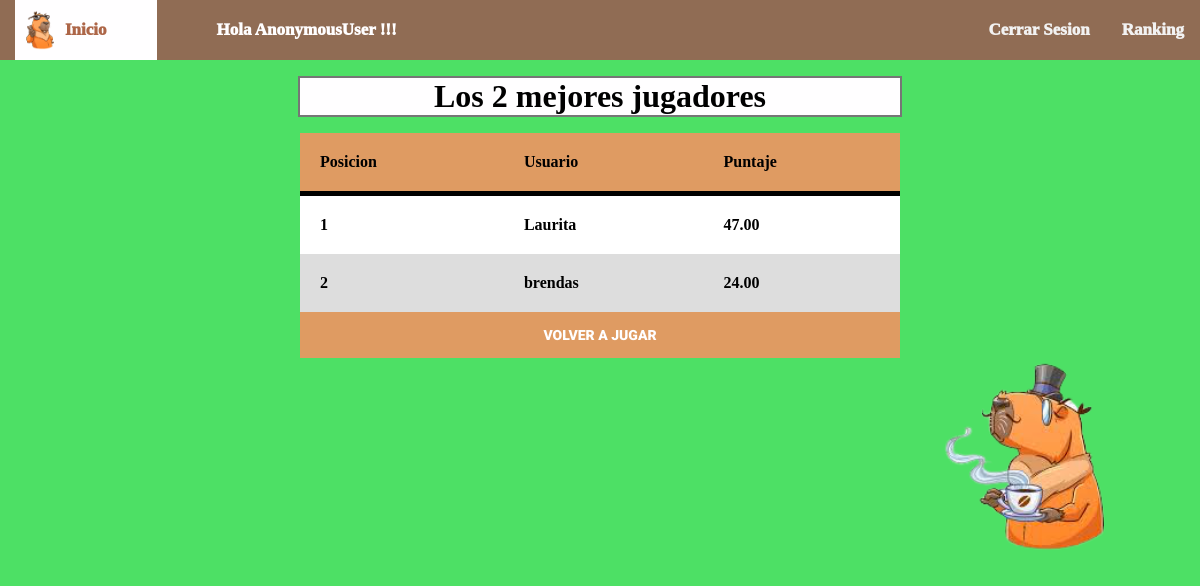
/tablero/, run on an earlier commit of the app's database.
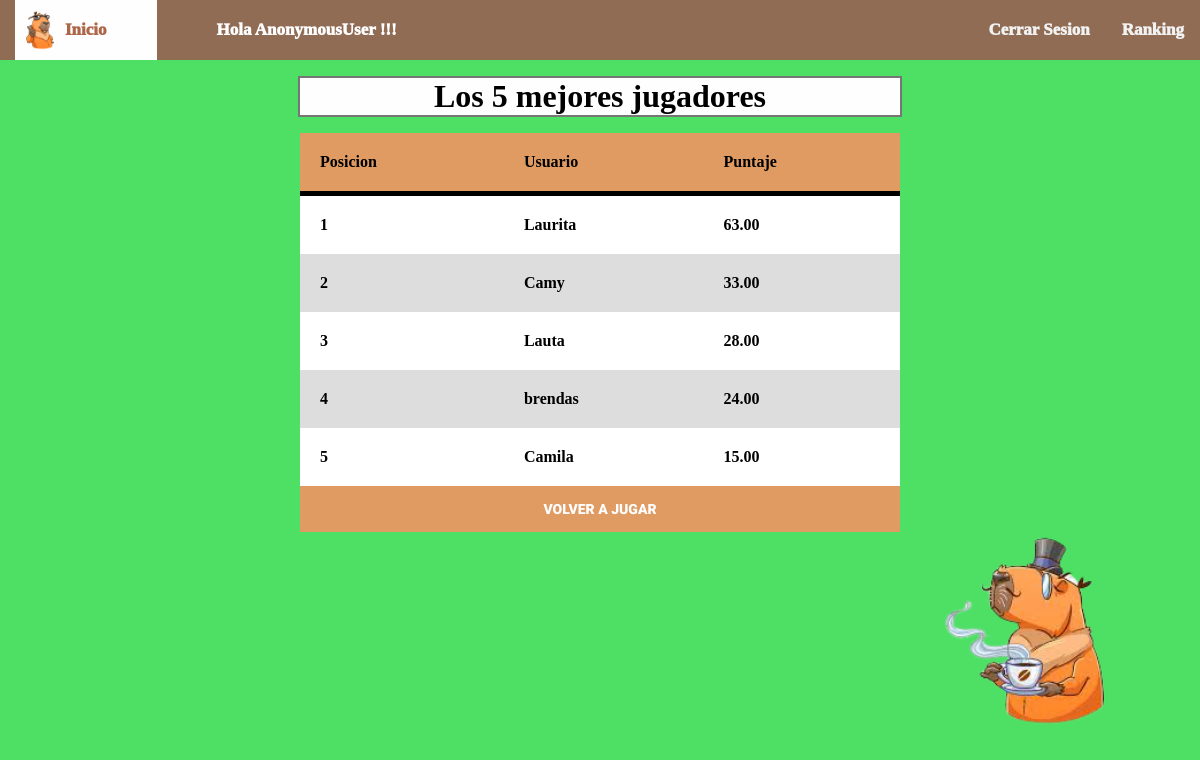
And on a later commit of the database.
### Quiz1/models.py (models this page shows, shortened)
class QuizUsuario(models.Model):
	usuario = models.OneToOneField(User, on_delete=models.CASCADE)
	puntaje_total = models.DecimalField(verbose_name='Puntaje Total', default=0, decimal_places=2, max_digits=10)

### Quiz1/views.py (the view)
# urls.py: path('tablero/',tablero, name='tablero'),
def tablero(request):
	total_usaurios_quiz = QuizUsuario.objects.order_by('-puntaje_total')[:5]
	contador = total_usaurios_quiz.count()
	context = {
		'usuario_quiz':total_usaurios_quiz,
		'contar_user':contador
	}
	return render(request, 'play/tablero.html', context)

### template/play/tablero.html (shortened to what this page needs)
<!DOCTYPE html>
<html lang="es">
<head>
    <link rel="stylesheet" href="{% static 'css/styleTablero.css' %}">
</head>
<body>
    <header>
        <nav class="menu">
            <a href="/logout_vista/" class="active"> <img src="{% static 'css/Carpi2.png' %}" class="caprincho"/>Inicio</a>
            <a href="#" class="user">Hola {{user}} !!!</a>
            <a href="/tablero/" class="direcciones">Ranking</a>
            <a href="/logout_vista/" class="direcciones">Cerrar Sesion</a>
        </nav>
      </header>
    <h1>
        <span class="info">
            Los {{contar_user}} mejores jugadores
        </span>
    </h1>
{% block contenido %}
<div id="main-container">
    <table>
        <thead>
            <tr>
                <th>Posicion</th>
                <th>Usuario</th>
                <th>Puntaje</th>
            </tr>
        </thead>
        <tbody>
            {% for user_quiz in usuario_quiz %}
                <tr>
                    <th>{{forloop.counter}}</th>
                    <th>{{user_quiz.usuario.username}}</th>
                    <th>{{user_quiz.puntaje_total}}</th>
                </tr>
            {% endfor %}
        </tbody>
    </table>
    <div class="botones_finales">
        <a href="/niveles/">
            <button id="start" class="btn-success">
                Volver a Jugar
            </button>
        </a>
    </div>
    <img src="{% static 'css/Carpi3.jpg' %}" width="340" height="200"/>
</div>
{% endblock %}
</body>
</html>

### static/css/styleTablero.css (style rules this page uses)
* { margin:0; margin-top:0; }
.menu { background-color: #906c54; overflow: hidden; padding: 0px; position: sticky; }
.menu a { float: right; display: block; color: #f2f2f2; text-align: center; padding: 20px 16px; text-decoration: none; font-size: 17px; box-sizing: border-box; font-weight:1000; }
.menu a.active { float: left; background-color: #fffeff; color: #ad6648; padding: 20px 50px; position: relative; left: 15px; font-weight:1000 }
.menu a.user { float: left; color: #fffeff; padding: 20px 50px; position: relative; left: 15px; font-weight:1000; margin:0 10px }
.caprincho { width: 70px; float: inherit; position: absolute; top: 10px; left: -10px ; }
body { background-image: url("https://www.wowpatterns.com/assets/files/resource_images/cotton-flowers-pattern.jpg"); background-color: rgb(77, 224, 101); text-align: center; padding-top: 0pc; }
h1 { margin: 0.5em auto; border: #767676 solid 2px; background-color: #fffeff; max-width: 50%; text-align: center; font-family: 'Staatliches', cursive; }
#main-container img { padding-left: 93%; padding-top: 0%; }
#main-container { margin: 5px auto; width: 600px; }
table { background-color: white; text-align: left; border-collapse: collapse; width: 100%; font-family: 'Staatliches', cursive; }
th, td { padding: 20px; }
thead { background-color: #df9b62; border-bottom: solid 5px #000; color: #000; font-family: 'Staatliches', cursive; }
tr:nth-child(even) { background-color: #ddd; }
.botones_finales a { text-decoration:none; }
button { font-family: "Roboto", sans-serif; text-transform: uppercase; outline: 0; background: #df9b62; color:#fffeff; width: -webkit-fill-available; border: 0; padding: 15px; font-size: 14px; -webkit-transition: all 0.3 ease; transition: all 0.3 ease; cursor: pointer; display:block; margin:auto; font-weight:1000 }

What changed in the data, as far as the page shows it:
changed QuizUsuario "Laurita": puntaje_total "47.00" → "63.00"
added QuizUsuario: usuario.username "Camy", puntaje_total "33.00"
added QuizUsuario: usuario.username "Lauta", puntaje_total "28.00"
added QuizUsuario: usuario.username "Camila", puntaje_total "15.00"
Also different on the page:
{{ contar_user }}: "2" → "5"
